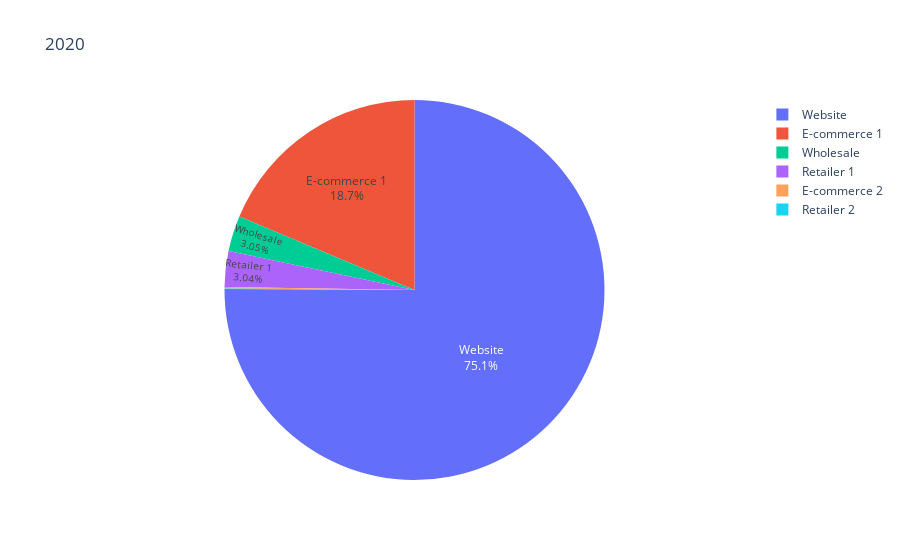

Here is the notebook cell this chart was saved with:
### Code cell
# Plotly pie chart - total sales by "channel" column value - 2020 Only
Sales_by_channel_2020_fig = px.pie(per_channel_sales_df_2020, names="channel", values="sales", title="2020",
        labels={"channel" : 'Channel', "sales" :'Sales in $'})
Sales_by_channel_2020_fig.update_traces(textposition='inside', textinfo='percent+label')

Sales_by_channel_2020_fig.show()

### Figure 1 — Plotly figure (JSON) as saved in the notebook; plotly's stock layout.template omitted (floating-point values rounded to 4 significant figures)
{"data": [{"domain": {"x": [0, 1], "y": [0, 1]}, "hovertemplate": "Channel=%{label}<br>Sales in $=%{value}<extra></extra>", "labels": ["E-commerce 1", "E-commerce 2", "Retailer 1", "Retailer 2", "Website", "Wholesale"], "legendgroup": "", "name": "", "showlegend": true, "textinfo": "percent+label", "textposition": "inside", "type": "pie", "values": [827000.0, 5421.0, 134700.0, 1511.0, 3326000.0, 135000.0]}], "layout": {"legend": {"tracegroupgap": 0}, "title": {"text": "2020"}}}
